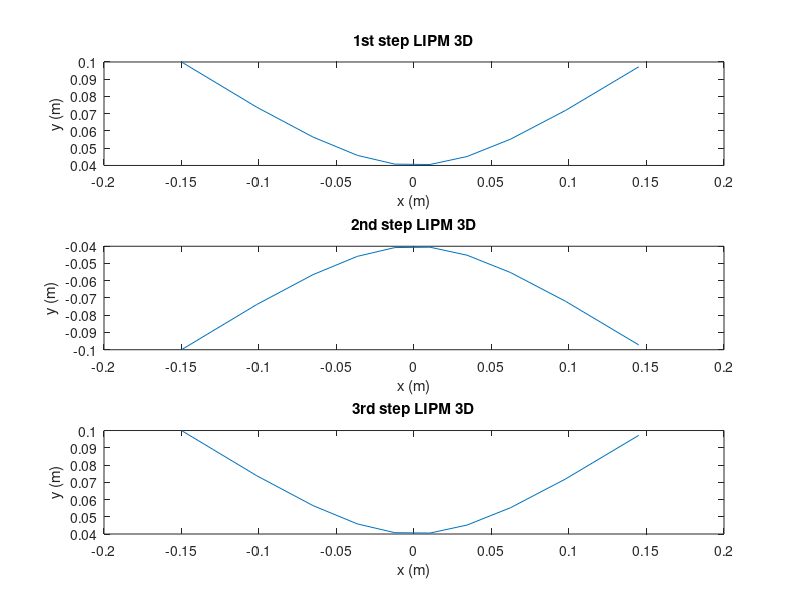
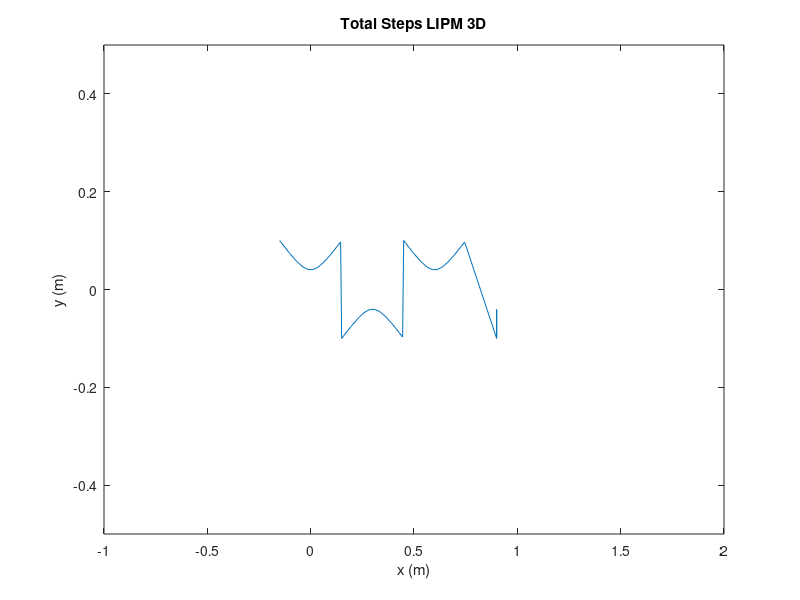

Recreate these plots in MATLAB, in order.



% ======== input ========
samples = 10;
Tperiod = 1; %time to switch CoM base

Sx = [0.0 0.3 0.3 0.3 0]; %step width x
Sy = [0.2 0.2 0.2 0.2 0.2]; %step width y


% ======== initialze ========
numSteps = length(Sx); %change to numSteps
z = 1.0; %hubo COM height
g = 9.8;
Tc = sqrt(z/g);
C = cosh(Tperiod/Tc);
S = sinh(Tperiod/Tc);

% p footplacement
pxFootplace = zeros(1,numSteps);
pyFootplace = zeros(1,numSteps);

for n = 2:numSteps
    pxFootplace(n) = pxFootplace(n-1) + Sx(n);
    pyFootplace(n) = pyFootplace(n-1) - (-1)^(n)* Sy(n);
end

% set origin to (0,0) for 0th step 
pyFootplace = pyFootplace + 0.2
pyFootplace = [0 pyFootplace];
pxFootplace = [0 pxFootplace];

% walk primitive

xWalkPrimitive = zeros(1,numSteps);
yWalkPrimitive = zeros(1,numSteps);


x0InitCond = zeros(1,numSteps); %pos IC
y0InitCond = zeros(1,numSteps);
vx0InitCond = zeros(1,numSteps); %vel IC
vy0InitCond = zeros(1,numSteps);


% update primitive according to Sx, Sy
for k = 1:numSteps-1
    xWalkPrimitive(k) = Sx(k+1)/2;
    yWalkPrimitive(k) = (-1)^(k-1) * Sy(k+1)/2;
    
    % ======== calculate initial pos ========
    x0InitCond(k) = -xWalkPrimitive(k);
    y0InitCond(k) = yWalkPrimitive(k);
    
    % ======== calculate initial velocity ========
    vx0InitCond(k) = (xWalkPrimitive(k) - (x0InitCond(k)*C)) / (Tc * S);
    vy0InitCond(k) = (yWalkPrimitive(k) - (y0InitCond(k)*C)) / (Tc * S);


end



t = 0:(Tperiod+(Tperiod)/samples)/samples:Tperiod; %time array

xPosSteps = zeros(numSteps,samples); %matrix of [row = N steps, col = x(t)]
yPosSteps = zeros(numSteps,samples); %matrix of [row = N steps, col = y(t)]
xVelSteps = zeros(numSteps,samples); %matrix of [row = N steps, col = vx(t)]
yVelSteps = zeros(numSteps,samples); %matrix of [row = N steps, col = vy(t)]

xGlobalSteps = [] ; %zeros(1,samples*numSteps); %to add all steps 
yGlobalSteps = []; %zeros(1,samples*numSteps);

% ======== calculate terminal velocity ========

% 
% vxTerminal = xbar* ( C +1 ) / (Tc*S);
% vyTerminal = ybar* ( C -1 ) / (Tc*S);


% ====================== main ======================

% create walk primitive 
for i=1:numSteps-1
    
    %calculate 2d x motion
    xPosSteps(i,:) = (x0InitCond(i) * cosh(t/Tc)) + (Tc * vx0InitCond(i) * sinh(t/Tc));
    %calculate 2d y motion
    yPosSteps(i,:) = (y0InitCond(i) * cosh(t/Tc)) + (Tc * vy0InitCond(i) * sinh(t/Tc));
    %calculate x velocity
    xVelSteps(i,:) = ( x0InitCond(i)/Tc *sinh(t/Tc) + (vx0InitCond(i)* cosh(t/Tc)) );
    %calculate y velocity
    yVelSteps(i,:) = ( y0InitCond(i)/Tc *sinh(t/Tc) + (vy0InitCond(i)* cosh(t/Tc)) );

end

% concat primitives
for i = 1:numSteps-1
    
    %update IC of next step
    xGlobalSteps = [xGlobalSteps (xPosSteps(i,:) + Sx(i)*(i-1)) ]; %update to add footplace
    yGlobalSteps = [yGlobalSteps (yPosSteps(i,:)) ];
    %add to globalX,Y vs T
    
end

% ============== analy sol ==============




%============== plot ==============
f1 = figure;
subplot(3,1,1)
plot(xPosSteps(1,:),yPosSteps(1,:))
xlabel('x (m)')
ylabel('y (m)')
title('1st step LIPM 3D')

subplot(3,1,2)
plot(xPosSteps(2,:),yPosSteps(2,:))
xlabel('x (m)')
ylabel('y (m)')
title('2nd step LIPM 3D')

subplot(3,1,3)
plot(xPosSteps(3,:),yPosSteps(3,:))
xlabel('x (m)')
ylabel('y (m)')
title('3rd step LIPM 3D')


f2 = figure;
plot(xGlobalSteps,yGlobalSteps)
xlabel('x (m)')
ylabel('y (m)')
title('Total Steps LIPM 3D')
axis([-1 2 -0.5 0.5])


